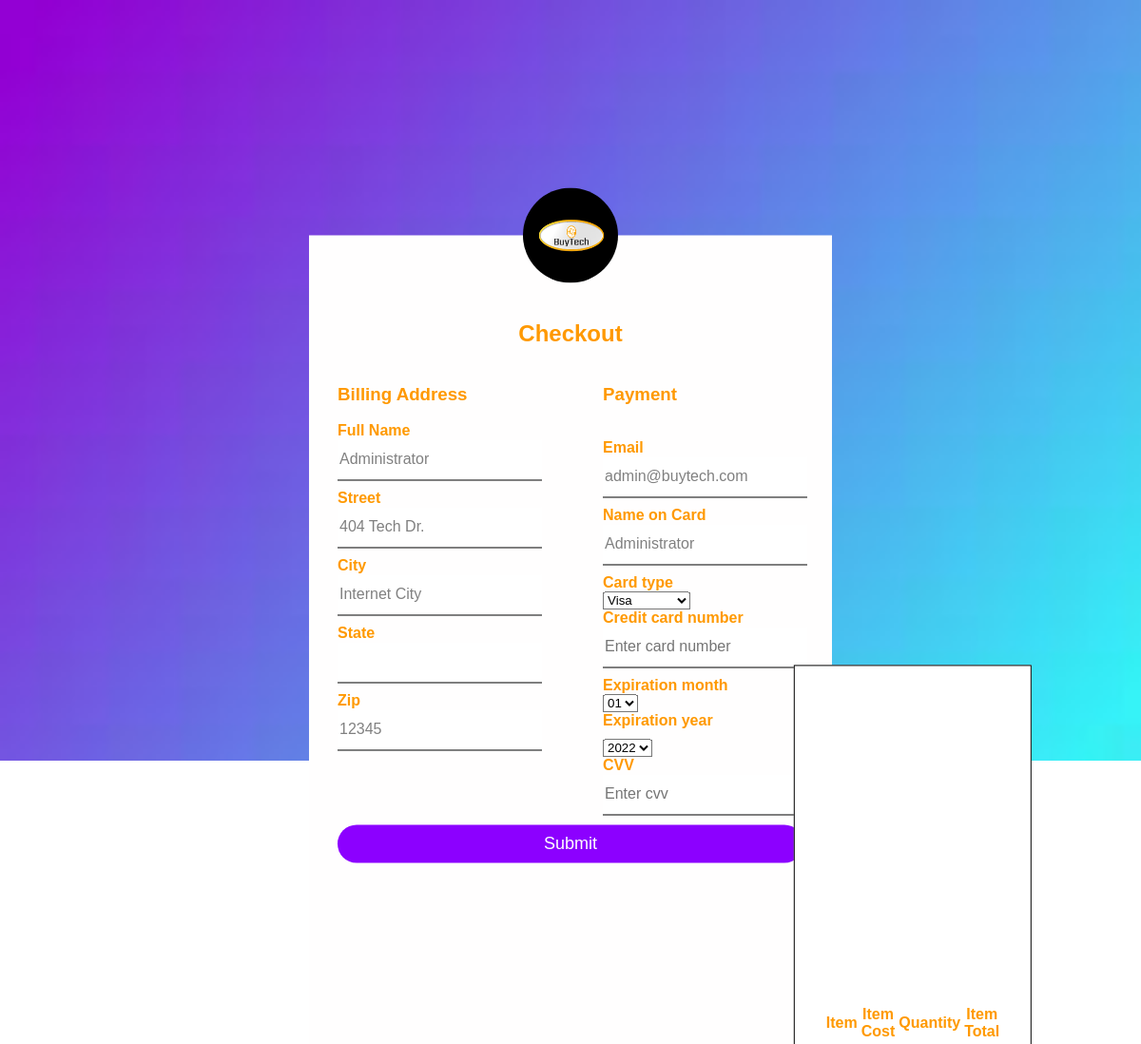
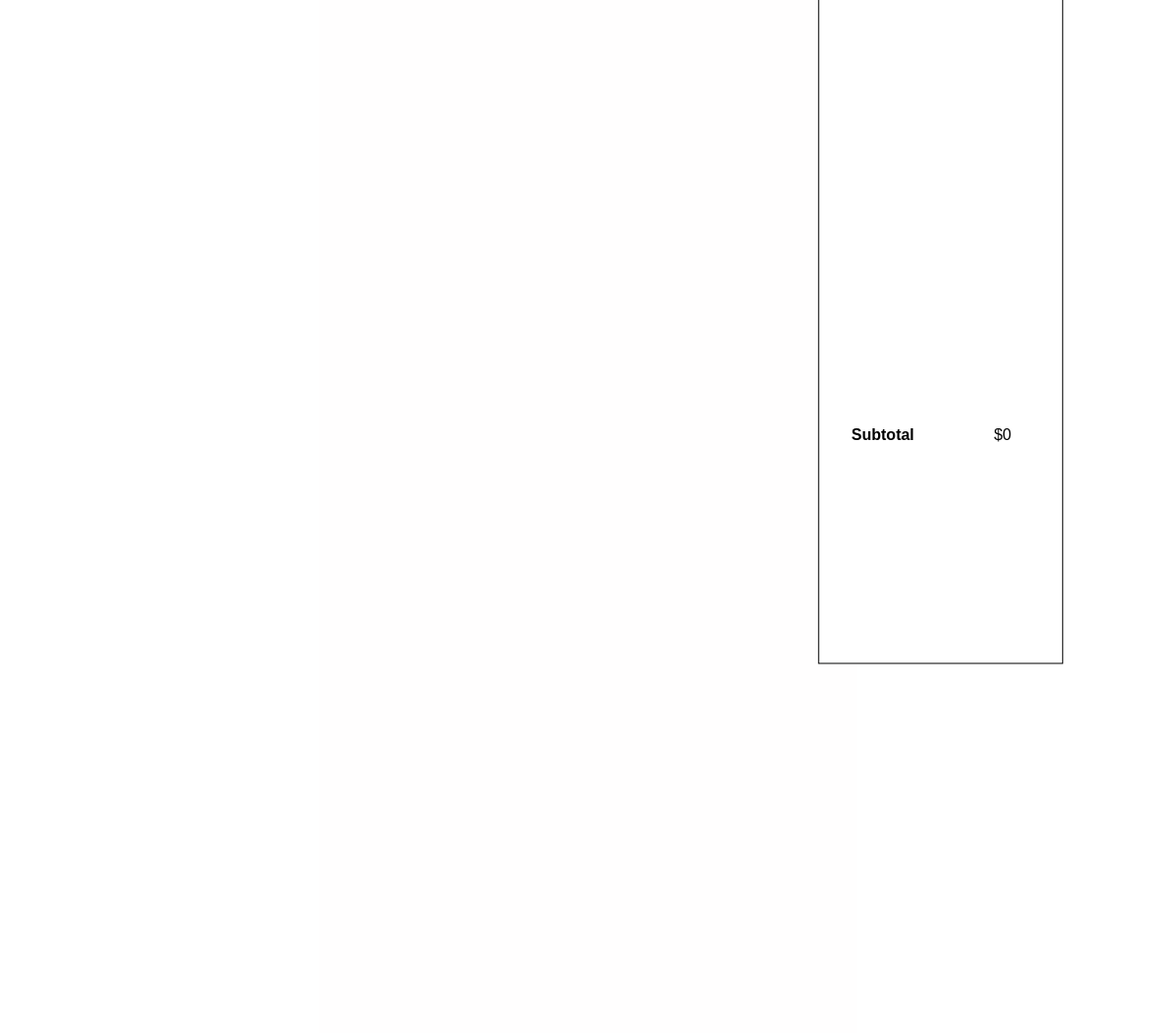
The page /checkout.php (signed in) on the database its author committed (2 pictures, top to bottom).
### tables this page shows
CREATE TABLE users (
                       `userId` INT NULL DEFAULT NULL AUTO_INCREMENT,
                       `userName` VARCHAR(255) UNIQUE NULL DEFAULT NULL,
                       `userPassword` VARCHAR(255) NULL DEFAULT NULL,
                       `fullName` VARCHAR(255) NULL DEFAULT NULL,
                       `email` VARCHAR(255) UNIQUE NULL DEFAULT NULL,
                       `phone` BIGINT(10) NULL DEFAULT NULL,
                       `cardType` VARCHAR(255) NULL DEFAULT NULL,
                       `cardNumber` VARCHAR(255) NULL DEFAULT NULL,
                       `cardSecurity` VARCHAR(255) NULL DEFAULT NULL,
                       `cardExp` DATETIME NULL DEFAULT NULL,
                       `cardName` VARCHAR(255) NULL DEFAULT NULL,
                       `lastFour` INT NULL DEFAULT NULL,
                       `street` VARCHAR(255) NULL DEFAULT NULL,
                       `city` VARCHAR(255) NULL DEFAULT NULL,
                       `userState` VARCHAR(255) NULL DEFAULT NULL,
                       `zip` INT NULL DEFAULT NULL,
                       PRIMARY KEY(`userId`)
);

### checkout.php (the view, shortened to what this page needs)
<?php
require('database.php');
if (isset($_SESSION['flag'])){
    $queryUserByUsername = 'SELECT * FROM users WHERE userName = :userName';
    $statement1 = $db -> prepare($queryUserByUsername);
    $statement1 -> bindValue(':userName', $_SESSION['username']);
    $statement1 -> execute();
    $user = $statement1 -> fetch();
    $month = date('m', strtotime($user['cardExp']));
    $year = date('Y', strtotime($user['cardExp']));
}
?>
<!DOCTYPE html>
<html>
<head>
<link rel="stylesheet" href="checkout.css">
</head>
<body>
	<div class="checkout-box">
	<h2>Checkout</h2>
		<div id="billinginfo">
			<a href="index.php">
			<img src="images/circle_logo.png" class="avatar" alt="Avatar Image">
			</a>
            <h3>Billing Address</h3>
            <label for="name"><i class=""></i>Full Name</label>
            <input type="text" id="fname" name="fullname" value="<?php if (isset($user)){echo $user['fullName'];}?>"><br>
            <label for="adr"><i class=""></i>Street</label>
            <input type="text" id="adr" name="address" value="<?php if (isset($user)){echo $user['street'];}?>"><br>
            <label for="city"><i class=""></i>City</label>
            <input type="text" id="city" name="city" value="<?php if (isset($user)){echo $user['city'];}?>"><br>
			<label for="state">State</label>
			<input type="text" id="state" name="state" value="<?php if (isset($user)){echo $user['state'];}?>"><br>
			<label for="zip">Zip</label>
			<input type="text" id="zip" name="zip" value="<?php if (isset($user)){echo $user['zip'];}?>"><br>
		</div>
		<div id="paymentinfo">
		<form action="validate-checkout.php" method="post">
            <h3>Payment</h3>
            <br>
            <label for="email"><i class=""></i>Email</label>
            <input type="text" id="email" name="email" value="<?php if (isset($user)){echo $user['email'];}?>"><br>
            <label for="cname">Name on Card</label>
            <input type="text" id="cname" name="cardname" value="<?php if (isset($user)){echo $user['cardName'];}?>"><br>
            <label for="card_type">Card type</label>
            <select id="card_type" name="card_type">
                <option value="visa"
                    <?php if(isset($user) && $user['cardType'] == 'visa'){echo 'selected';} ?>>Visa</option>
            </select><br>
            <label for="ccnum">Credit card number</label>
            <input type="text" id="ccnum" name="cardnumber" placeholder="Enter card number"><br>
			  <label for="month" id="monthlabel">Expiration month</label>
                <select id="month" name="month">
                    <option value="01" <?php if(isset($user) && $month == '01'){echo 'selected';} ?>>01</option>
                </select><br>
                <label for="year" id="yearlabel">Expiration year</label>
                <select id="year" name="year">
                    <option value="2022" <?php if(isset($user) && $year == '2022'){echo 'selected';} ?>>2022</option>
                </select><br>
              <div class="col-50">
                <label for="cvv">CVV</label>
                <input type="text" id="cvv" name="cvv" placeholder="Enter cvv"><br>
              </div>
		</div>
        <input type="submit" value="Submit" class="btn">
  </div>
  <div class="cart">
    <table id="carttable">
                <tr id="cart_header">
                    <th class="left">Item</th>
                    <th class="right">Item Cost</th>
                    <th class="right">Quantity</th>
                    <th class="right">Item Total</th>
                </tr>
				<?php
					$totalcart = 0;
				?>
				<tr id="cart_footer">
                    <td colspan="3"><b>Subtotal</b></td>
                    <td>$<?php echo $totalcart; ?></td>
                </tr>
            </table>
  </div>
</body>
</html>

### checkout.css (style rules this page uses)
body { margin: 0; padding: 0; background: url(images/login-background.jpeg) no-repeat center top; background-size: cover; font-family: sans-serif; height: 150vh; }
.checkout-box { height: 110%; background: #fffefe; color: #FF9900; top: 50%; left: 50%; position: absolute; transform: translate(-50%, -35%); box-sizing: border-box; padding: 70px 30px; }
.checkout-box h2 { text-align: center; }
.avatar { width: 100px; height: 100px; border-radius: 50%; position: absolute; top: -50px; left: calc(50% - 50px); }
#billinginfo { float: left; }
#paymentinfo { float: right; }
.cart { float: right; }
.checkout-box label { margin: 0; padding: 0; font-weight: bold; display: block; }
.checkout-box input { width: 100%; margin-bottom: 10px; }
.checkout-box input[type="text"], .checkout-box input[type="password"] { border: none; border-bottom: 1px solid rgb(0, 0, 0); outline: none; height: 40px; color: grey; font-size: 16px; }
.checkout-box input[type="submit"] { border: none; outline: none; height: 40px; background: #8c00ff; color: #fff; font-size: 18px; border-radius: 20px; }
#carttable { border: 1px solid black; background: white; height: 50%; float: left; top: 50%; left: 80%; position: absolute; transform: translate(-50%, -35%); box-sizing: border-box; padding: 70px 30px; float: right; }
#cart_header { color: #FF9900; margin-right: 10px; }
#yearlabel { margin-bottom: 10px; }

### rows shown on the page
users: fullname "Administrator", address "404 Tech Dr.", city "Internet City", zip "12345", email "admin@buytech.com", cardname "Administrator", card_type "Visa", month "01", year "2022"

### other values the page prints
$totalcart "0"
